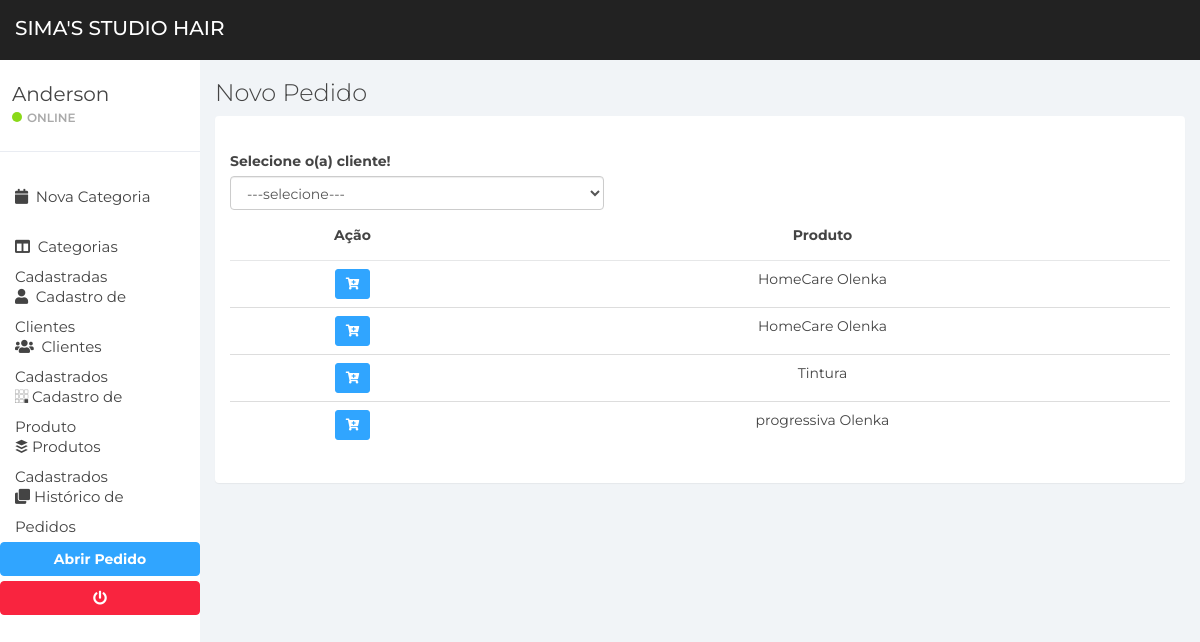
The app's page /pedido/new-pedido/ with its own data.
### apps/item/models.py (models this page shows, shortened)
class Item(models.Model):
    loja = models.ForeignKey(to=Store, on_delete=models.DO_NOTHING, blank=True, null=True)
    categoria = models.ForeignKey(to=Category, on_delete=models.DO_NOTHING)
    nome = models.CharField(max_length=200)
    descricao = models.TextField(max_length=200, blank=True, null=True)
    is_active = models.BooleanField(default=True)
    data = models.DateTimeField(auto_now_add=True)
    class Meta:
        verbose_name = 'Item'
        verbose_name_plural = 'Itens'

### apps/pedido/views.py (the view, shortened to what this page needs)
# urls.py: path('new-pedido/', views.create_update_pedido, name="new-pedido"),
def create_update_pedido(request, pk=None):
    page_title = 'Novo Pedido' if not pk else 'Editar Pedido'
    notification = None
    msg = None
    line = ''
    col0 = ''
    col1 = ''
    col2 = ''
    col3 = ''
    col4 = ''
    obs = ''
    pag = None
    clientes = None
    produto = None
    produtos = Item.objects.filter(is_active=True).order_by('nome')
    clientes = Cliente.objects.filter(is_active=True)
    context = {
        'page_title': page_title, 'notification': notification, 'msg': msg, 'clientes': clientes, 'produtos': produtos,
        'pk': pk, 'pag': pag, 'line': line, 'obs': obs
    }
    return render(request, 'cadastro_pedido.html', context)

### apps/pedido/templates/cadastro_pedido.html (shortened to what this page needs)
{% extends 'base/base.html' %}
{% load static %}
{% block content %}
<div class="row">
    <div class="col-md-5">
        <label for="id-cliente">Selecione o(a) cliente!</label>
        <select class="form-control" name="cliente" id="id-cliente">
            <option value="0">---selecione---</option>
        </select>
    </div>
    <br>
</div>
<div class="table-responsive">
    <table class="table text-center table-hover">
        <thead>
        <tr>
            <th class="text-center">Ação</th>
            <th class="text-center">Produto</th>
        </tr>
        </thead>
        <tbody>
        {% for p in produtos %}
        <tr>
            <td>
                <div class="button-group">
                    <button class="btn btn-primary btn-modal btn-sm shadow add-cart" value="{{ p.pk }}" name="{{p.nome}}"><i class="fas fa-cart-plus"></i></button>
                </div>
            </td>
            <td>{{ p.nome }}</td>
        </tr>
        {% endfor %}
        </tbody>
    </table>
</div>
{% endblock %}

### static/css/styles.css (style rules this page uses)
body { background: #f1f4f7; padding-top: 60px; font-size: 14px; color: #444444; font-family: "Montserrat", "Helvetica Neue", Helvetica, Arial, sans-serif; }
.btn-primary, .btn-primary:hover, .btn-primary:focus, .btn-primary:active, .btn-primary.active, .open > .dropdown-toggle.btn-primary, .btn-primary.disabled, .btn-primary[disabled], fieldset[disabled] .btn-primary, .btn-primary.disabled:hover, .btn-primary[disabled]:hover, fieldset[disabled] .btn-primary:hover, .btn-primary.disabled:focus, .btn-primary[disabled]:focus, fieldset[disabled] .btn-primary:focus, .btn-primary.disabled:active, .btn-primary[disabled]:active, fieldset[disabled] .btn-primary:active, .btn-primary.disabled.active, .btn-primary[disabled].active, fieldset[disabled] .btn-primary.active { background-color: #30a5ff; border-color: #30a5ff; }
.table { background: #fff; }
.table > thead > tr > th { border-bottom: 1px solid #e6e7e8; vertical-align: middle; height: 50px; }

### records on screen
Item: nome "HomeCare Olenka"
Item: nome "HomeCare Olenka"
Item: nome "Tintura"
Item: nome "progressiva Olenka"

### other values on screen
{{ page_title }} "Novo Pedido"
